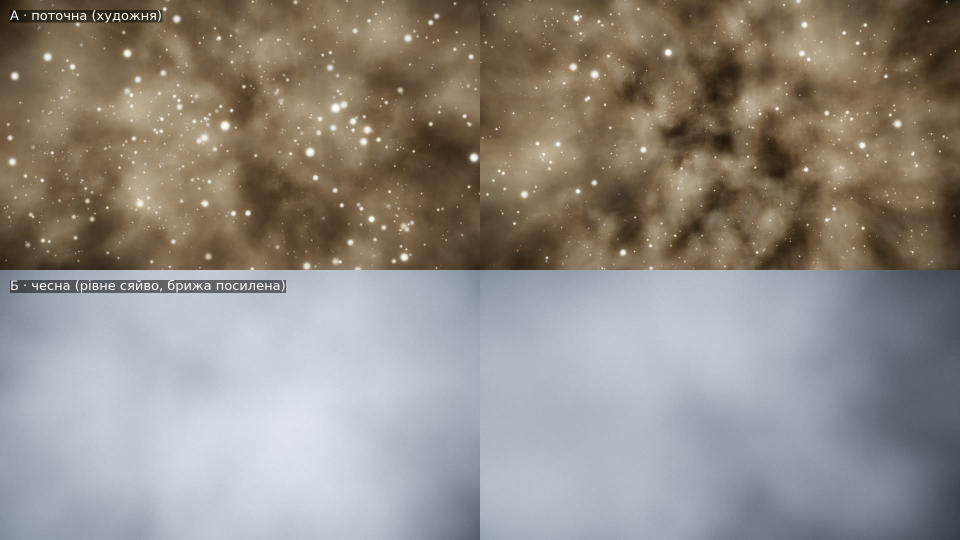
#> input picture videos/tools/scenes/big_bang/test/k1_compare.jpg, 1920 x 1080 px, given in place of frame.png, which was not available (shown at 1/2 size)
$ python make_teaser_cover.py
#> lines starting #> are read from the running program, lines starting #| are printed output that depends on the picture; after the words box and inside, x2 and y2 are one past the last pixel; in counts of white or black regions, pixels touching at a corner belong together
"""Обкладинка тизера 9:16 (Reels/TikTok/Shorts), центральна зона 3:4 для сітки."""
import os
from PIL import Image, ImageDraw, ImageFont, ImageEnhance, ImageFilter
import numpy as np
here = os.path.dirname(os.path.abspath(__file__))
fr = Image.open(os.path.join(here, 'frame.png')).convert('RGB')
#> fr is the input picture: PIL image 1920x1080 RGB; mean R, G, B 144, 138.9, 131.4
a = np.array(fr); a[1000:, :700] = 0; fr = Image.fromarray(a)
#> after `a[1000:, :700] = 0`:
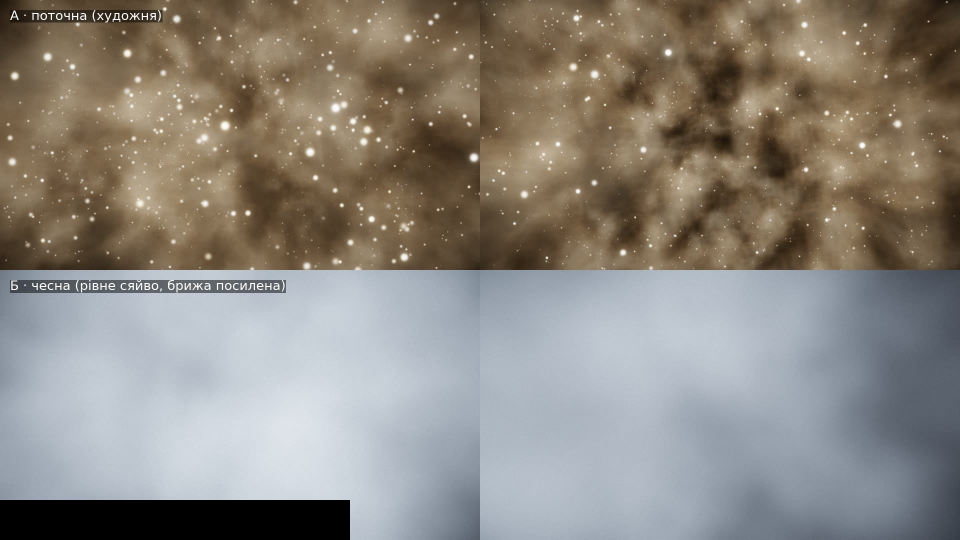
#> a: shape (1080, 1920, 3) (shown at 1/2 size); 2.7% of pixels changed, all inside (x1, y1, x2, y2) = (0, 1000, 700, 1080)
fr = ImageEnhance.Color(fr).enhance(1.45); fr = ImageEnhance.Contrast(fr).enhance(1.12)
#> after `fr = ImageEnhance.Contrast(fr).enhance(1.12)`:
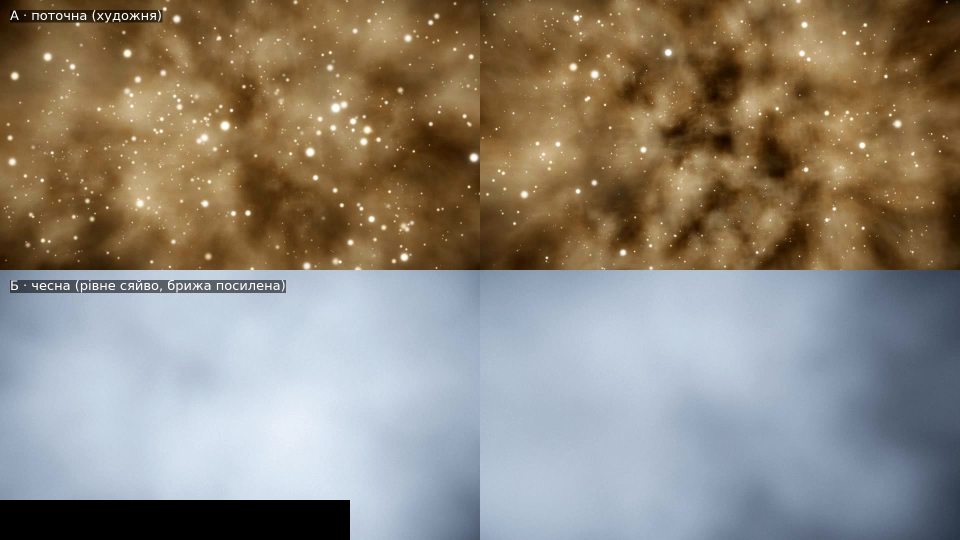
#> fr: PIL image 1920x1080 RGB (shown at 1/2 size); mean R, G, B 141.6, 132.8, 120.4
W, H = 1080, 1920
r_src, r_dst = 496, 470
k = r_dst / r_src
big = fr.resize((round(1920*k), round(1080*k)), Image.LANCZOS)
cx, cy = 960*k, 554*k
gx, gy = W/2, 900
canvas = Image.new('RGB', (W, H), (0, 0, 0))
#> canvas: PIL image 1080x1920 RGB; every value is 0
canvas.paste(big, (round(gx - cx), round(gy - cy)))
# прибрати все поза кулею (краї кадру)
mask = Image.new('L', (W, H), 0); ImageDraw.Draw(mask).ellipse([gx-r_dst, gy-r_dst, gx+r_dst, gy+r_dst], fill=255)
#> after `mask = Image.new('L', (W, H), 0)`: mask: PIL image 1080x1920 L; every value is 0
#> after `ImageDraw.Draw(mask).ellipse([gx - r_dst, gy - r_dst, gx + r_dst, gy +`:
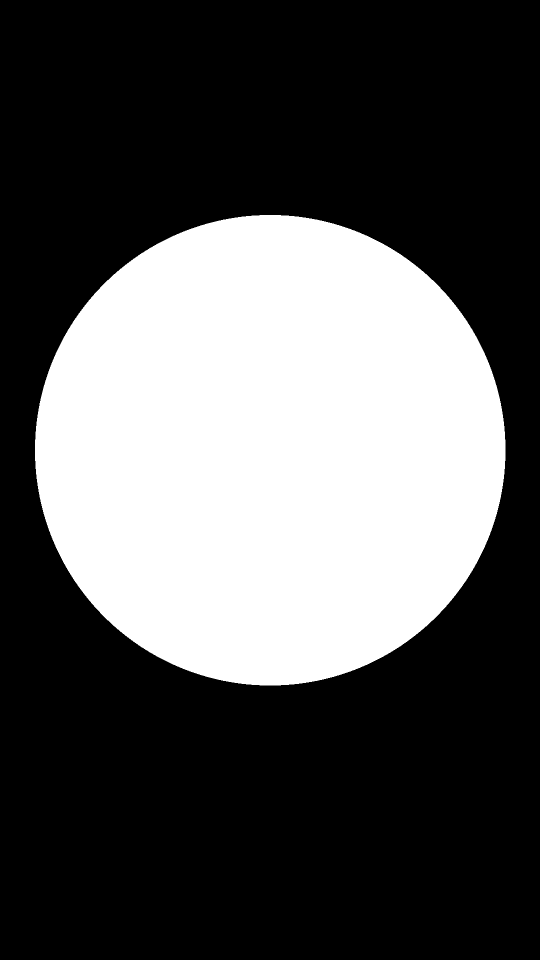
#> mask: PIL image 1080x1920 L (shown at 1/2 size); 33.5% white; 1 white region, box (x1, y1, x2, y2) and area: (70, 430, 1011, 1371) 695273
canvas = Image.composite(canvas, Image.new('RGB', (W, H)), mask.filter(ImageFilter.GaussianBlur(1.5)))
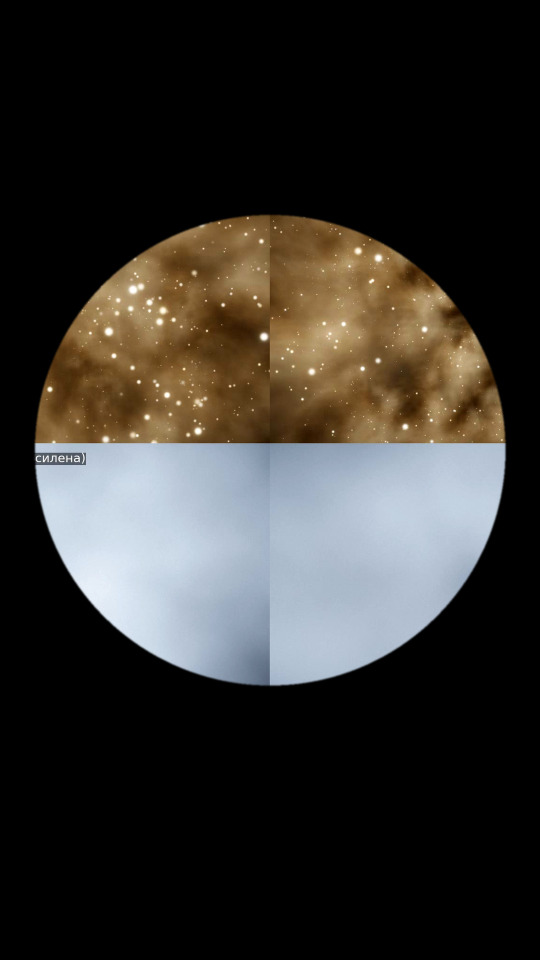
#> canvas: PIL image 1080x1920 RGB (shown at 1/2 size); mean R, G, B 51.7, 49.2, 45.4
glow = Image.new('L', (W, H), 0); ImageDraw.Draw(glow).ellipse([gx-r_dst-25, gy-r_dst-25, gx+r_dst+25, gy+r_dst+25], fill=255)
#> after `ImageDraw.Draw(glow).ellipse([gx - r_dst - 25, gy - r_dst - 25, gx + r`: glow: PIL image 1080x1920 L; 37.2% white; 1 white region, box (x1, y1, x2, y2) and area: (45, 405, 1036, 1396) 771149
glow = np.array(glow.filter(ImageFilter.GaussianBlur(45)))[..., None] / 255 * 0.3
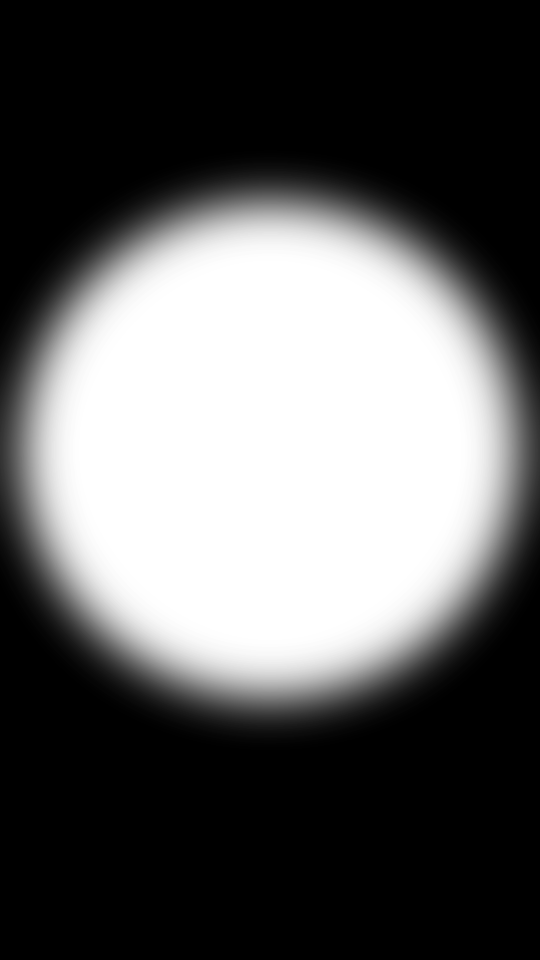
#> glow: shape (1920, 1080, 1) float64 (shown at 1/2 size); min 0, max 0.3, mean 0.111; drawn with min black and max white
c = np.maximum(np.array(canvas).astype(float), glow * np.array([255, 160, 110]))
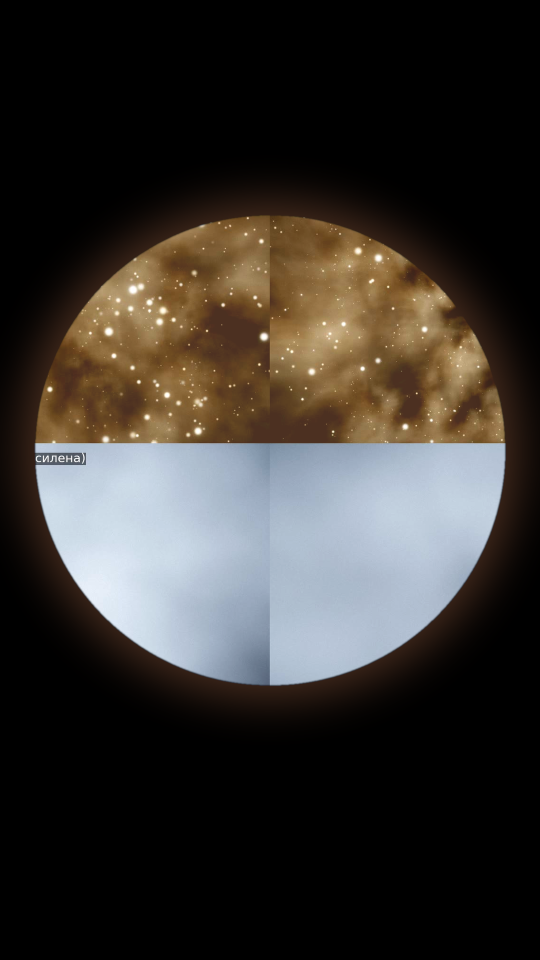
#> c: shape (1920, 1080, 3) float64 (shown at 1/2 size); mean R, G, B 55.3, 51.4, 47.4
canvas = Image.fromarray(np.clip(c, 0, 255).astype('uint8'))
d = ImageDraw.Draw(canvas)
B = '/usr/share/fonts/opentype/inter/InterDisplay-Black.otf'
M = '/usr/share/fonts/opentype/inter/InterDisplay-SemiBold.otf'
def ctext(y, s, font, size, fill, stroke=0):
#> called with y = 300, s = 'ВЕЛИКИЙ ВИБУХ', size = 50, fill = (255, 205, 40), stroke = 0
    f = ImageFont.truetype(font, size)
    w = d.textlength(s, font=f)
#> w = 415.4
    d.text(((W - w) / 2, y), s, font=f, fill=fill, stroke_width=stroke, stroke_fill=(0, 0, 0))
# верх (нижче зони імені профілю ~250 px)
ctext(300, 'ВЕЛИКИЙ ВИБУХ', M, 50, (255, 205, 40))

# заголовок під кулею
ctext(1330, 'НІЧОГО', B, 150, (255, 255, 255), 8)
ctext(1480, 'НЕ ВИБУХАЛО', B, 118, (255, 205, 40), 8)
ctext(1630, 'Як насправді народився Всесвіт', M, 44, (225, 225, 230))
out = os.path.join(here, '../../../../big_bang_teaser_cover.jpg')
canvas.convert('RGB').save(out, quality=93); print(out)
#> after `canvas.convert('RGB').save(out, quality=93)`:
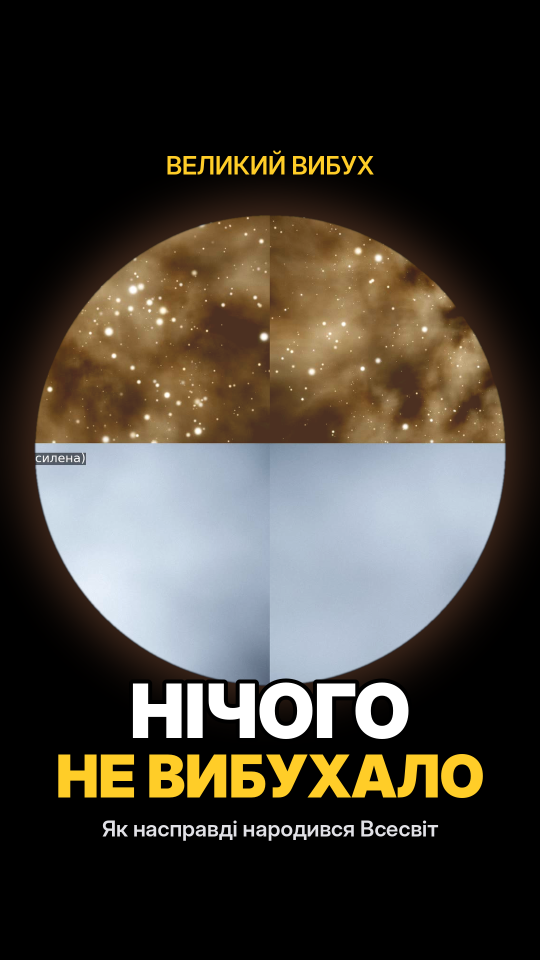
#> saved as big_bang_teaser_cover.jpg: PIL image 1080x1920 RGB (shown at 1/2 size); mean R, G, B 66.5, 61.5, 53.4
#| videos/tools/scenes/big_bang/cover/../../../../big_bang_teaser_cover.jpg

$ run again, on videos/tools/scenes/big_bang/test/k1_still_0.00.jpg
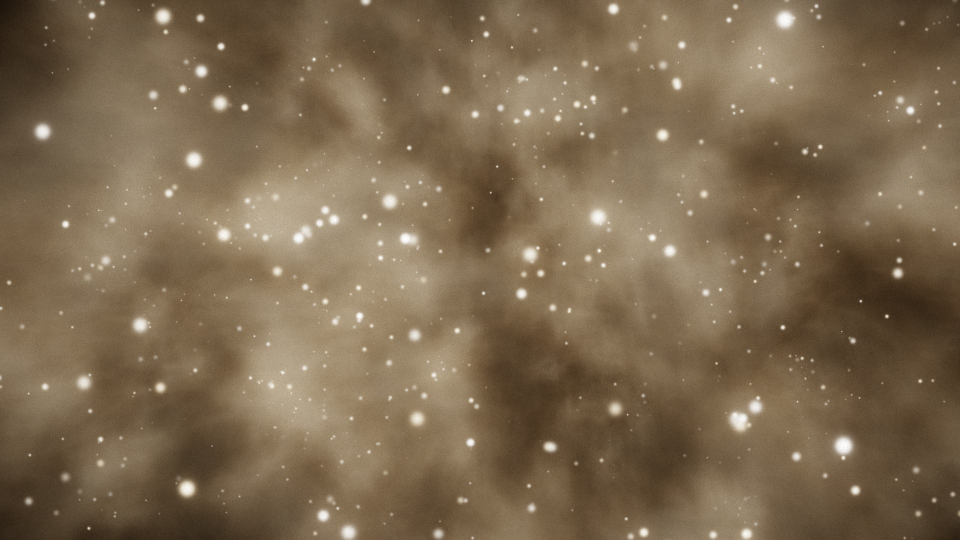
#> input picture videos/tools/scenes/big_bang/test/k1_still_0.00.jpg, 1920 x 1080 px, given in place of frame.png, which was not available (shown at 1/2 size)
#> fr is the input picture: PIL image 1920x1080 RGB; mean R, G, B 124.4, 105.3, 79.7
#> a: shape (1080, 1920, 3); 2.7% of pixels changed, all inside (x1, y1, x2, y2) = (0, 1000, 700, 1080)
#> mask: PIL image 1080x1920 L; every value is 0
#> mask: PIL image 1080x1920 L; 33.5% white; 1 white region, box (x1, y1, x2, y2) and area: (70, 430, 1011, 1371) 695273
#> `c = np.maximum(np.array(canvas).astype(float), glow * np.array([255, 1..`:
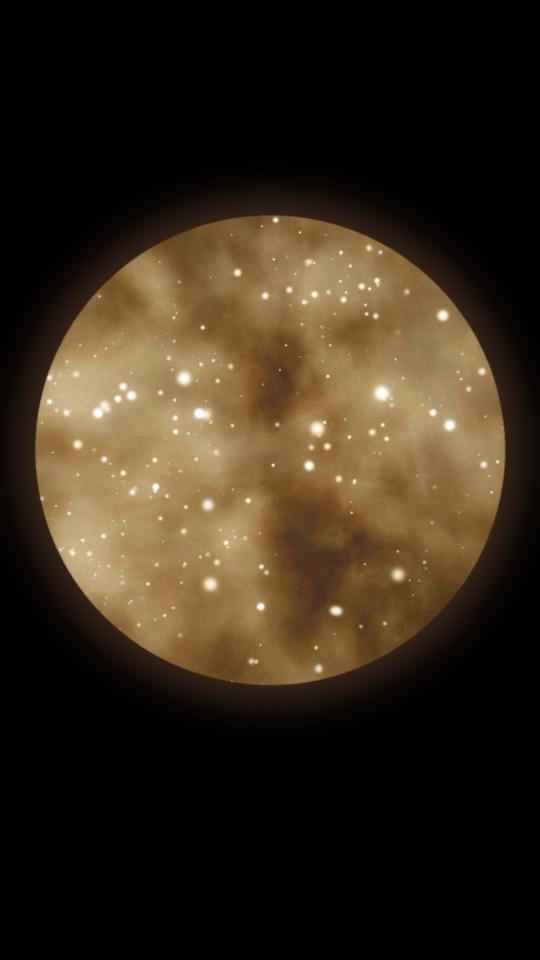
#> c: shape (1920, 1080, 3) float64 (shown at 1/2 size); mean R, G, B 53.8, 41.8, 26.5
#> w = 415.4
#> `canvas.convert('RGB').save(out, quality=93)`:
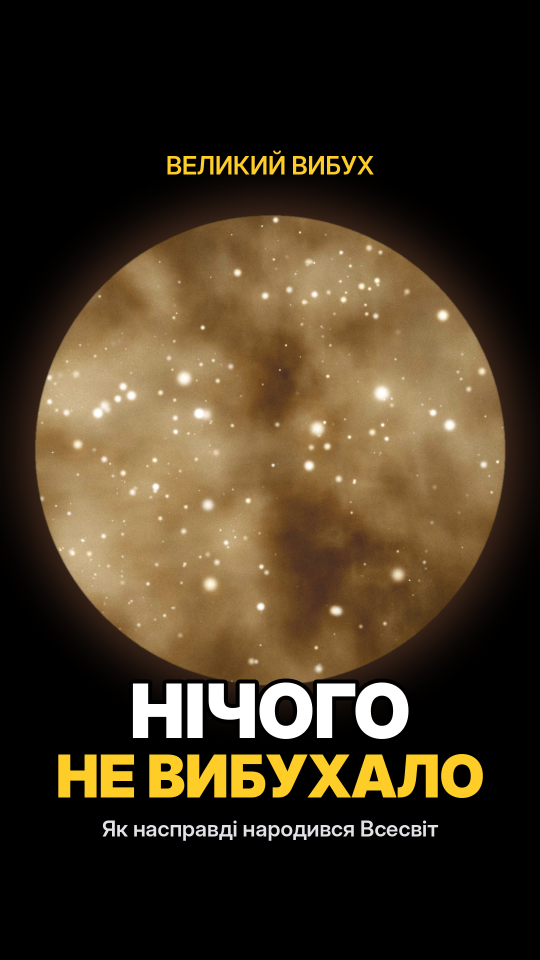
#> saved as big_bang_teaser_cover.jpg: PIL image 1080x1920 RGB (shown at 1/2 size); mean R, G, B 65, 51.9, 32.6
#| videos/tools/scenes/big_bang/cover/../../../../big_bang_teaser_cover.jpg
